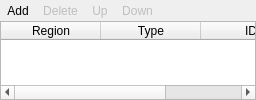
     <widget class="QWidget" name="top_frame" native="true">
      <property name="sizePolicy">
       <sizepolicy hsizetype="Expanding" vsizetype="MinimumExpanding">
        <horstretch>0</horstretch>
        <verstretch>0</verstretch>
       </sizepolicy>
      </property>
      <property name="maximumSize">
       <size>
        <width>16777215</width>
        <height>100</height>
       </size>
      </property>
      <layout class="QVBoxLayout" name="top_frame_layout">
       <property name="spacing">
        <number>0</number>
       </property>
       <property name="leftMargin">
        <number>0</number>
       </property>
       <property name="topMargin">
        <number>0</number>
       </property>
       <property name="rightMargin">
        <number>0</number>
       </property>
       <property name="bottomMargin">
        <number>0</number>
       </property>
       <item>
        <layout class="QGridLayout" name="gridLayout_1" columnstretch="0">
         <property name="leftMargin">
          <number>0</number>
         </property>
         <property name="topMargin">
          <number>0</number>
         </property>
         <property name="rightMargin">
          <number>0</number>
         </property>
         <property name="bottomMargin">
          <number>0</number>
         </property>
         <item row="0" column="0">
          <layout class="QHBoxLayout" name="horizontalLayout_1">
           <item>
            <widget class="QToolButton" name="toolbutton_add">
             <property name="toolTip">
              <string>Define new boundary condition over one or more regions</string>
             </property>
             <property name="text">
              <string>Add</string>
             </property>
             <property name="autoRaise">
              <bool>true</bool>
             </property>
            </widget>
           </item>
           <item>
            <widget class="QToolButton" name="toolbutton_delete">
             <property name="enabled">
              <bool>false</bool>
             </property>
             <property name="toolTip">
              <string>Delete boundary condition</string>
             </property>
             <property name="text">
              <string>Delete</string>
             </property>
             <property name="autoRaise">
              <bool>true</bool>
             </property>
            </widget>
           </item>
           <item>
            <widget class="QToolButton" name="toolbutton_up">
             <property name="enabled">
              <bool>false</bool>
             </property>
             <property name="toolTip">
              <string>Move selected row up</string>
             </property>
             <property name="text">
              <string>Up</string>
             </property>
             <property name="autoRaise">
              <bool>true</bool>
             </property>
            </widget>
           </item>
           <item>
            <widget class="QToolButton" name="toolbutton_down">
             <property name="enabled">
              <bool>false</bool>
             </property>
             <property name="toolTip">
              <string>Move selected row down</string>
             </property>
             <property name="text">
              <string>Down</string>
             </property>
             <property name="autoRaise">
              <bool>true</bool>
             </property>
            </widget>
           </item>
           <item>
            <spacer name="horizontalSpacer">
             <property name="orientation">
              <enum>Qt::Horizontal</enum>
             </property>
             <property name="sizeHint" stdset="0">
              <size>
               <width>40</width>
               <height>20</height>
              </size>
             </property>
            </spacer>
           </item>
          </layout>
         </item>
        </layout>
       </item>
       <item>
        <widget class="QTableWidget" name="tablewidget_regions">
         <property name="maximumSize">
          <size>
           <width>16777215</width>
           <height>100</height>
          </size>
         </property>
         <property name="font">
          <font>
           <weight>50</weight>
           <bold>false</bold>
          </font>
         </property>
         <property name="selectionMode">
          <enum>QAbstractItemView::SingleSelection</enum>
         </property>
         <property name="selectionBehavior">
          <enum>QAbstractItemView::SelectRows</enum>
         </property>
         <attribute name="horizontalHeaderHighlightSections">
          <bool>false</bool>
         </attribute>
         <attribute name="verticalHeaderVisible">
          <bool>false</bool>
         </attribute>
         <column>
          <property name="text">
           <string>Region</string>
          </property>
         </column>
         <column>
          <property name="text">
           <string>Type</string>
          </property>
         </column>
         <column>
          <property name="text">
           <string>ID</string>
          </property>
         </column>
        </widget>
       </item>
      </layout>
     </widget>
